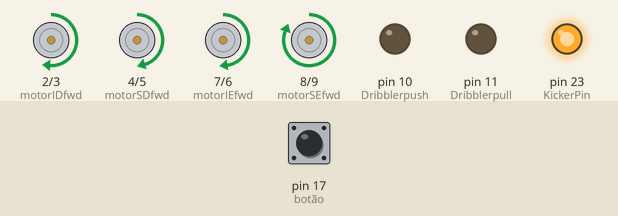
This sketch was run on a simulated Arduino Mega 2560, built with avr-gcc and run on an emulated ATmega2560. On the bench: motor-driver pin pairs drawn as motors (green arrow = first pin HIGH = forward, orange = second pin HIGH = backward, longer = more drive), output pins drawn as LEDs (lit = HIGH). The test bench sets the inputs (shaded band); at power-on: pin 17 (botão) LOW.

Above: at 0.05 s.
Timing chart, 0 to 5.8 s (numbered marks = the images above):
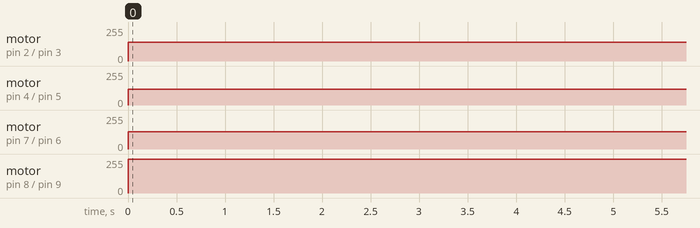

Measured:
- by itself, motor on pin 2 (motorIDfwd) / pin 3 (motorIDback): stopped → forward 141/255 at 0.00 s
- by itself, motor on pin 4 (motorSDfwd) / pin 5 (motorSDback): stopped → forward 119/255 at 0.00 s
- by itself, motor on pin 7 (motorIEfwd) / pin 6 (motorIEback): stopped → forward 128/255 at 0.00 s
- by itself, motor on pin 8 (motorSEfwd) / pin 9 (motorSEback): stopped → forward 255/255 at 0.00 s

The sketch:

sketch_may17a.ino
```cpp
#define motorIEback 6
#define motorIEfwd 7
#define motorIDback 3
#define motorIDfwd 2
#define motorSEfwd 8
#define motorSEback 9
#define motorSDfwd 4
#define motorSDback 5
int velIE=0;
int velID=0;
int velSE=0;
int velSD=0;
#define Dribblerpush 10
#define Dribblerpull 11
#define KickerPin 23


void Motores_Parar(){
    analogWrite(motorIEback, 0);
    analogWrite(motorIEfwd, 0);
    analogWrite(motorIDback, 0);
    analogWrite(motorIDfwd, 0);
    analogWrite(motorSEback, 0);
    analogWrite(motorSEfwd, 0);
    analogWrite(motorSDback, 0);
    analogWrite(motorSDfwd, 0);
    analogWrite(Dribblerpush, 0);
    analogWrite(Dribblerpull, 0);
    digitalWrite(KickerPin, 1);
}

void setup() {
  Serial.begin(9600);
  pinMode(17, INPUT); //botão
  pinMode(Dribblerpush, OUTPUT); //dribbler push
  pinMode(Dribblerpull, OUTPUT); //dribbler pull
  pinMode(KickerPin, OUTPUT); //kicker
  pinMode(motorIDfwd, OUTPUT); //motores:
  pinMode(motorIDback, OUTPUT);
  pinMode(motorSDfwd, OUTPUT);
  pinMode(motorSDback, OUTPUT); //pino defeituoso
  pinMode(motorIEback, OUTPUT);
  pinMode(motorIEfwd, OUTPUT);
  pinMode(motorSEfwd, OUTPUT);
  pinMode(motorSEback, OUTPUT);
  Motores_Parar();
}

void loop() {
  while(digitalRead(17) == HIGH){ //esperar botao
    delay(1);
  }
  BaseVelocidade(150, 1);
  delay(5000);
  Motores_Parar();
}


void BaseVelocidade(int velocidade, int sentido){
  //1=frente, 2=tras, 3=esquerda, 4=direita, 5=horario, 6=antihorario
  //chamar antes do Adicionar Velocidade
  if(sentido==1){
    velSE=velocidade;
    velSD=velocidade;
    velIE=velocidade;
    velID=velocidade;
  } else if(sentido==2){
    velSE=(-velocidade);
    velSD=(-velocidade);
    velIE=(-velocidade);
    velID=(-velocidade);
  } else if(sentido==3){
    velSE=(-velocidade);
    velSD=velocidade;
    velIE=velocidade;
    velID=(-velocidade);
  } else if(sentido==4){
    velSE=velocidade;
    velSD=(-velocidade);
    velIE=(-velocidade);
    velID=velocidade;
  } else if(sentido==5){
    velSE=velocidade;
    velSD=(-velocidade);
    velIE=velocidade;
    velID=(-velocidade);
  } else if(sentido==6){
    velSE=(-velocidade);
    velSD=velocidade;
    velIE=(-velocidade);
    velID=velocidade;
  }
  //escreve
  if(velSE<0){
    analogWrite(motorSEback, abs(velSE));
  } else {
    digitalWrite(motorSEfwd, abs(velSE));
  }
  if(velSD<0){
    analogWrite(motorSDback, abs(velSD*0.82));
  } else {
    analogWrite(motorSDfwd, abs(velSD*0.82));
  }
  if(velIE<0){
    analogWrite(motorIEback, abs(velIE));
  } else {
    analogWrite(motorIEfwd, abs(velIE));
  }
  if(velID<0){
    analogWrite(motorIDback, abs(velID*0.82));
  } else {
    analogWrite(motorIDfwd, abs(velID*0.82));
  }
  if(velocidade>0){
    AdicionarVelocidade(velocidade*0.06, 6);
    AdicionarVelocidade(velocidade*0.09, 4);
  }
}


void AdicionarVelocidade(int velocidade, int sentido){
  //1=frente, 2=tras, 3=esquerda, 4=direita, 5=horario, 6=antihorario
  if(sentido==1){
    velSE+=velocidade;
    velSD+=velocidade;
    velIE+=velocidade;
    velID+=velocidade;
  } else if(sentido==2){
    velSE-=velocidade;
    velSD-=velocidade;
    velIE-=velocidade;
    velID-=velocidade;
  } else if(sentido==3){
    velSE-=velocidade;
    velSD+=velocidade;
    velIE+=velocidade;
    velID-=velocidade;
  } else if(sentido==4){
    velSE+=velocidade;
    velSD-=velocidade;
    velIE-=velocidade;
    velID+=velocidade;
  } else if(sentido==5){
    velSE+=velocidade;
    velSD-=velocidade;
    velIE+=velocidade;
    velID-=velocidade;
  } else if(sentido==6){
    velSE-=velocidade;
    velSD+=velocidade;
    velIE-=velocidade;
    velID+=velocidade;
  }
  //impede overload (ainda será preciso tomar cuidado pra chamar cada add uma vez por loop)
  velSE=constrain(velSE, -255, 255);
  velSD=constrain(velSD, -255, 255);
  velIE=constrain(velIE, -255, 255);
  velID=constrain(velID, -255, 255);
  //escreve
  if(velSE<0){
    analogWrite(motorSEback, abs(velSE));
  } else {
    digitalWrite(motorSEfwd, abs(velSE));
  }
  if(velSD<0){
    analogWrite(motorSDback, abs(velSD*0.82));
  } else {
    analogWrite(motorSDfwd, abs(velSD*0.82));
  }
  if(velIE<0){
    analogWrite(motorIEback, abs(velIE));
  } else {
    analogWrite(motorIEfwd, abs(velIE));
  }
  if(velID<0){
    analogWrite(motorIDback, abs(velID*0.82));
  } else {
    analogWrite(motorIDfwd, abs(velID*0.82));
  }
}


void DribblerPull(){
  analogWrite(Dribblerpush, 0);
  analogWrite(Dribblerpull, 255);
}

void DribblerPush(){
  analogWrite(Dribblerpull, 0);
  analogWrite(Dribblerpush, 255);
}

void DribblerStop(){
  analogWrite(Dribblerpush, 0);
  analogWrite(Dribblerpull, 0);
}

void Kick(){
  DribblerPush();
  delay(100);
  digitalWrite(KickerPin, 0); //expand
  delay(100);
  digitalWrite(KickerPin, 1); //retract
}
```
